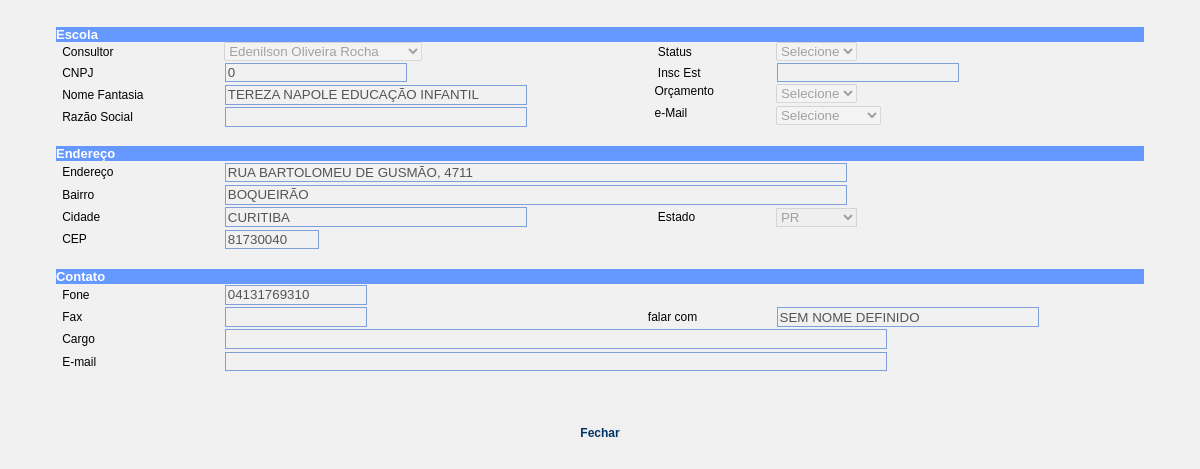
Before: /ficha_escola.php?cod=138 (signed in) with the older database file.
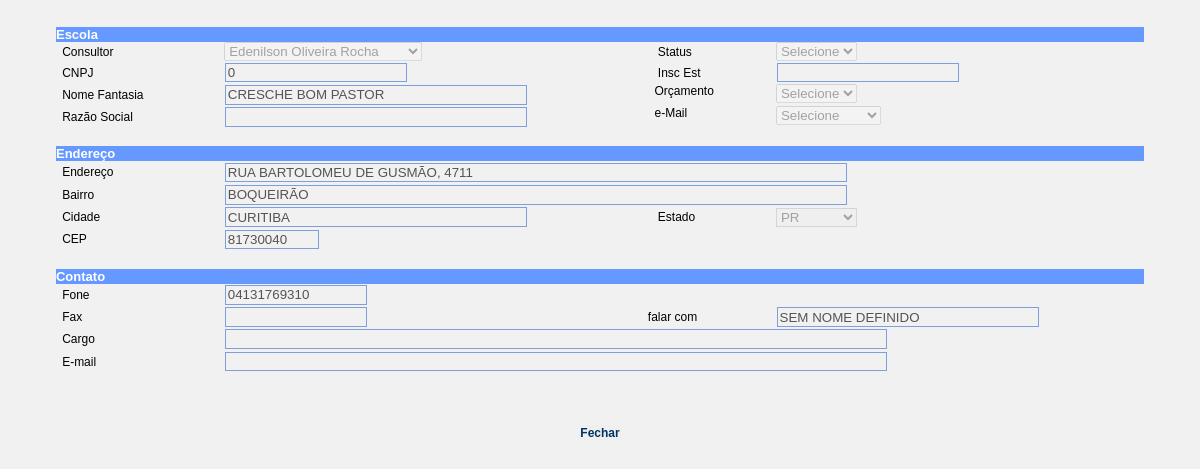
After: the same page with the newer database file.
### tables this page shows
CREATE TABLE `escola` (
  `idesc` int(10) unsigned NOT NULL auto_increment,
  `idpes` int(10) unsigned NOT NULL,
  `data_cadastro` date default NULL,
  `cnpj` decimal(14,0) default NULL,
  `insc_est` varchar(14) default NULL,
  `nome_fantasia` varchar(80) default NULL,
  `razao_social` varchar(80) default NULL,
  `endereco` varchar(80) default NULL,
  `bairro` varchar(40) default NULL,
  `cep` char(8) default NULL,
  `cidade` varchar(40) default NULL,
  `uf` char(2) default NULL,
  `fone` varchar(20) default NULL,
  `fax` varchar(20) default NULL,
  `falar_com` varchar(40) default NULL,
  `cargo` varchar(40) default NULL,
  `email` varchar(80) default NULL,
  `ensino_inf` char(1) default NULL,
  `ensino_inf_nr` int(10) unsigned default NULL,
  `ensino_fun1` char(1) default NULL,
  `ensino_fun1_nr` int(10) unsigned default NULL,
  `ensino_fun2` char(1) default NULL,
  `ensino_fun2_nr` int(10) unsigned default NULL,
  `ensino_med` char(1) default NULL,
  `ensino_med_nr` int(10) unsigned default NULL,
  `ensino_total` int(10) unsigned default NULL,
  `sistema` char(1) default NULL,
  `jogos` char(1) default NULL,
  `apm_representante` varchar(40) default NULL,
  `apm_telefone` varchar(20) default NULL,
  `acessa_internet` char(1) default NULL,
  `acessa_ineternet_out` varchar(40) default NULL,
  `env_pais` char(1) default NULL,
  `env_pais_outros` varchar(40) default NULL,
  `transporte` char(1) default NULL,
  `tranporte_outros` varchar(40) default NULL,
  `orcamento` char(1) NOT NULL default '',
  `email_tipo` char(1) NOT NULL default '',
  `status` char(1) NOT NULL default '',
  PRIMARY KEY  (`idesc`),
  KEY `idx_idpes` (`idpes`)
);

CREATE TABLE `pessoa` (
  `idpes` int(10) unsigned NOT NULL auto_increment,
  `nome` varchar(80) default NULL,
  PRIMARY KEY  (`idpes`)
);

### includes/populaCombo.inc.php (called while the page is built, shortened)
<?php
function populaCombo($tabela, $campo1, $campo2, $condicao, $ordem){
	$host="localhost";
	$username="educacional";
	$password="#educa";
	$database="educacional";
	$_res = array();
	$i = 0;
	$SQL = "SELECT " . $campo1 . "," . $campo2 . " FROM " . $tabela;
	if($ordem != ""){
		$SQL .= " ORDER BY " . $ordem;
	}
	$result=mysql_query($SQL);
	while($l = mysql_fetch_array($result)) {
		$_res[$i] = array();
		foreach($l as $campo => $valor) $_res[$i][strtolower($campo)] = $valor;
		$i++;
	}
	return $_res;
}
?>

### ficha_escola.php (the view, shortened to what the changed rows need)
<?
	require_once("includes/populaCombo.inc.php");
	$SQL = "SELECT * FROM escola WHERE idesc = " . $_GET["cod"];
	$result = mysql_query($SQL);
	$dados = mysql_fetch_array($result);
?>
<html>
<head>
<link href="css/tecnodata.css" rel="stylesheet" type="text/css">
<link href="tmt_validator/style.css" rel="stylesheet" type="text/css">
</head>
<body bgcolor="#FFFFFF" >
<form method="post" name="frmCad" id="frmCad" action="<? echo $_SERVER["PHP_SELF"]; ?>" >
			<center>
				<table border="0" width="95%" cellspacing="0" cellpadding="0">
					<tr>
      <td valign="top">
		<? $arrayUsuario = populaCombo("pessoa","idpes","nome","","nome"); ?>
		<select name="cbConsultor" disabled="disabled"/>
		<?
		for ($i = 0; $i < count($arrayUsuario); ++$i) {
		?>
		<option value="<? echo $arrayUsuario[$i][0]; ?>" <? if ($dados["idpes"]==$arrayUsuario[$i][0]){ echo "selected"; } ?>><? echo $arrayUsuario[$i][1]; ?></option>
		<?
		}
		?>
		</select>	  </td>
				  </tr>
<tr>
						<td><input name="txtCNPJ" type="text" id="txtCNPJ" value="<? echo $dados["cnpj"];?>" disabled="disabled"></td>
</tr>
    <tr>
      <td valign="top"><input name="txtNomfanta" type="text" class="required" id="txtNomfanta" size="35" disabled="disabled" value="<? echo $dados["nome_fantasia"];?>"/></td>
    </tr>
					<tr>
						<td colspan="3"><input name="txtEnd" type="text" class="required" id="txtEnd" value="<? echo $dados["endereco"];?>" size="75" disabled="disabled"/></td>
					</tr>
					<tr>
						<td colspan="3"><input name="txtBairro" type="text" class="required" id="txtBairro" value="<? echo $dados["bairro"];?>" size="75" disabled="disabled" /></td>
					</tr>
					<tr>
						<td><input name="txtCidade" disabled="disabled" type="text" class="required" id="txtCidade" value="<? echo $dados["cidade"];?>" size="35" /></td>
						<td align="left">
						<select name="cbUF" size="1" class="required" id="cbUF" disabled="disabled">
							<option value="PR"<? if ($dados["uf"]=="PR"){ echo "selected"; } ?>>PR</option>
						</select>							</td>
					</tr>
					<tr>
					    <td width="223"><input name="txtCEP" class="required" id="txtCEP" value="<? echo $dados["cep"];?>" size="9"  disabled="disabled" />
					        <font size="1" face="Verdana, Arial, Helvetica, sans-serif"></font></td>
				    <td align="left">					</tr>
					<tr>
						<td><input name="txtFone" class="required" id="txtFone" value="<? echo $dados["fone"];?>" size="15"  disabled="disabled" />						</td>
					</tr>
					<tr>
					  <td><input name="txtFalarCom" type="text" class="required" id="txtFalarCom" value="<? echo $dados["falar_com"];?>" size="30" maxlength="50" disabled="disabled" /></td>
					</tr>
				</table>
				<br>
	</center>
		</form>
</body>
</html>

Changed rows visible on the page:
changed escola "RUA BARTOLOMEU DE GUSMÃO, 4711": txtNomfanta "TEREZA NAPOLE EDUCAÇÃO INFANTIL" → "CRESCHE BOM PASTOR"
